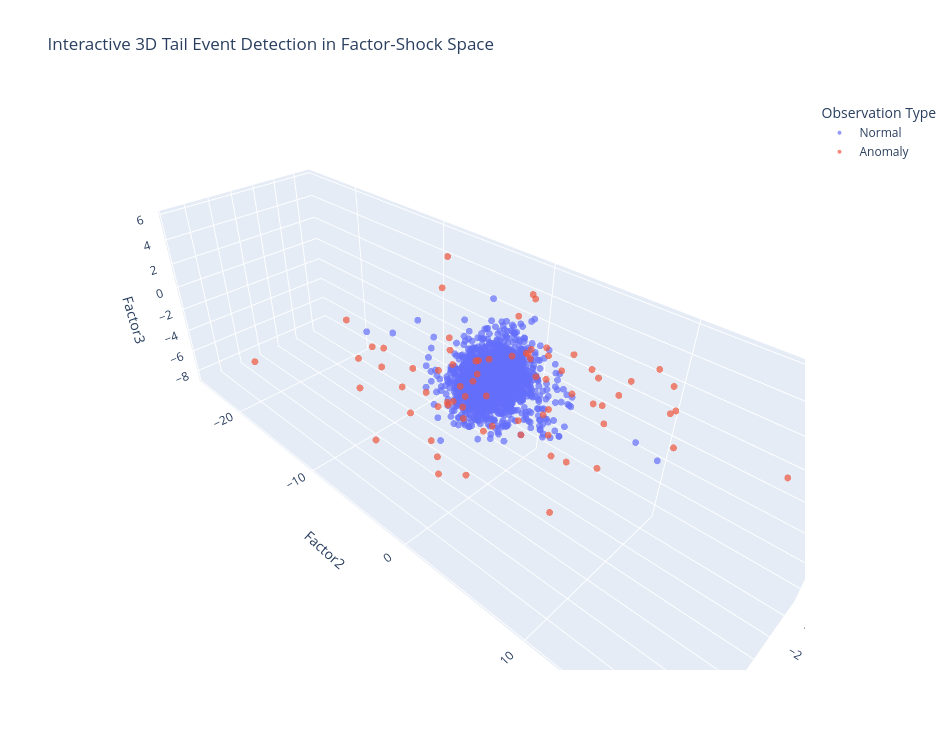

The notebook cell saved with this chart:
### Markdown cell above
<b><u>Factor Shock Comparison: Normal vs Anomaly Days:</u></b>

* Factor volatility increases dramatically during anomaly days, particularly for Factor2, whose standard deviation jumps from 1.15 to 7.49, indicating that slope shocks dominate extreme yield-curve movements.

* Extreme values are substantially larger during anomalies, especially for Factor2, which reaches −24.95 and +18.34, far exceeding normal market fluctuations.

* Factor3 volatility also rises significantly, suggesting that curvature distortions in the middle of the yield curve often accompany stress events.

* Factor1 shows a smaller relative increase, indicating that tail events are more strongly associated with changes in the curve shape (slope/curvature) than uniform level shifts.

* Overall, the results suggest that major market shocks tend to distort the structure of the yield curve rather than simply shifting it upward or downward uniformly.

### Code cell
###Visualize anomalies in factor space

import plotly.express as px

plot_df = F_all_clustered.reset_index().rename(columns={"index": "Date"})

plot_df["Anomaly_Label"] = plot_df["Anomaly"].map({0: "Normal", 1: "Anomaly"})

fig = px.scatter_3d(
    plot_df,
    x="Factor1",
    y="Factor2",
    z="Factor3",
    color="Anomaly_Label",
    hover_data=["Date", "Regime"],
    title="Interactive 3D Tail Event Detection in Factor-Shock Space",
    opacity=0.7
)

fig.update_traces(marker=dict(size=4))
fig.update_layout(
    scene=dict(
        xaxis_title="Factor1",
        yaxis_title="Factor2",
        zaxis_title="Factor3"
    ),
    legend_title="Observation Type",
    width=950,
    height=750
)

fig.show()

### Figure 1 — Plotly figure (JSON) as saved in the notebook; plotly's stock layout.template omitted (floating-point values rounded to 4 significant figures; data arrays with more than 128 entries replaced by an {"elided": "..."} marker saying what was removed)
{"data": [{"customdata": {"elided": "3676x2 mixed values"}, "hovertemplate": "Anomaly_Label=Normal<br>Factor1=%{x}<br>Factor2=%{y}<br>Factor3=%{z}<br>Date=%{customdata[0]}<br>Regime=%{customdata[1]}<extra></extra>", "legendgroup": "Normal", "marker": {"color": "#636efa", "opacity": 0.7, "size": 4, "symbol": "circle"}, "mode": "markers", "name": "Normal", "scene": "scene", "showlegend": true, "type": "scatter3d", "x": {"elided": "3676 float values"}, "y": {"elided": "3676 float values"}, "z": {"elided": "3676 float values"}}, {"customdata": {"elided": "75x2 mixed values"}, "hovertemplate": "Anomaly_Label=Anomaly<br>Factor1=%{x}<br>Factor2=%{y}<br>Factor3=%{z}<br>Date=%{customdata[0]}<br>Regime=%{customdata[1]}<extra></extra>", "legendgroup": "Anomaly", "marker": {"color": "#EF553B", "opacity": 0.7, "size": 4, "symbol": "circle"}, "mode": "markers", "name": "Anomaly", "scene": "scene", "showlegend": true, "type": "scatter3d", "x": [-3.432, 3.607, 2.607, 2.826, -2.95, -2.148, 5.978, -4.465, -3.688, 3.734, -1.518, -2.382, 1.469, -0.9828, -0.939, 1.132, -5.146, -4.168, 5.37, 3.901, -3.448, 7.699, 3.75, -0.5991, -0.05674, 1.516, 1.585, 1.101, -1.083, 1.973, 0.4266, 1.044, -1.891, -2.493, -1.812, 0.7249, 1.943, -2.051, -1.463, 1.78, -2.011, -1.201, 0.9943, 2.869, -4.001, -2.508, -1.341, 0.7196, -1.821, -1.974, 3.357, 0.4329, -0.9795, 0.5171, 0.1355, -0.2865, 0.7085, 1.283, -0.3087, 0.2583, 2.465, -1.528, -0.1277, -0.0009934, 1.355, -3.367, -0.04441, -1.62, -1.965, -0.7329, 1.36, 1.107, 1.851, -1.308, 0.3107], "y": [-3.343, 1.159, -1.334, -1.186, 2.453, 0.6215, 1.042, -0.502, -0.1555, -1.194, 1.436, -3.491, -4.712, -3.304, -13.4, -9.819, -9.205, -8.797, 8.877, -1.718, -4.613, -2.669, -10.05, 11.6, -4.163, 5.093, 6.919, 3.411, 10.29, 18.34, -7.577, 8.86, -5.441, 6.903, 11.73, 7.41, 5.444, 10.85, 6.63, 4.585, -2.355, 4.235, 6.783, -2.213, -3.925, -3.514, -0.9806, 4.536, 7.895, -9.827, -24.95, -13.5, 11.69, -13.53, 8.034, 9.25, -8.082, 8.115, -4.337, 5.221, 6.286, -4.313, -3.65, 3.855, 2.463, -0.9295, -2.566, -4.117, -3.497, -5.786, 3.781, 3.266, 4.152, -12.45, 5.921], "z": [-1.521, -5.095, 2.847, 3.881, -2.623, -4.143, -3.522, 3.98, 4.722, 1.979, -4.564, -2.364, -2.622, -3.502, -3.822, -3.081, 3.912, 1.877, -1.591, -3.732, -2.264, -2.0, 1.875, 3.292, -3.989, 3.317, 3.286, 4.017, 5.221, 4.897, -6.523, -1.216, -2.226, -1.087, 0.309, 4.705, 1.241, 3.929, 2.692, 3.373, -6.702, -4.538, -2.08, -6.079, -5.336, -1.276, -5.071, 4.259, 1.931, -4.692, -8.61, -4.34, 3.317, -7.168, 2.315, 4.341, -4.235, 3.085, -4.453, 3.348, 0.5454, -3.41, -3.669, 4.163, 3.582, 2.973, -4.553, -5.22, -2.78, -5.598, 4.002, 4.044, 5.019, -3.694, 4.776]}], "layout": {"height": 750, "legend": {"title": {"text": "Observation Type"}, "tracegroupgap": 0}, "scene": {"domain": {"x": [0, 1], "y": [0, 1]}, "xaxis": {"title": {"text": "Factor1"}}, "yaxis": {"title": {"text": "Factor2"}}, "zaxis": {"title": {"text": "Factor3"}}}, "title": {"text": "Interactive 3D Tail Event Detection in Factor-Shock Space"}, "width": 950}}
